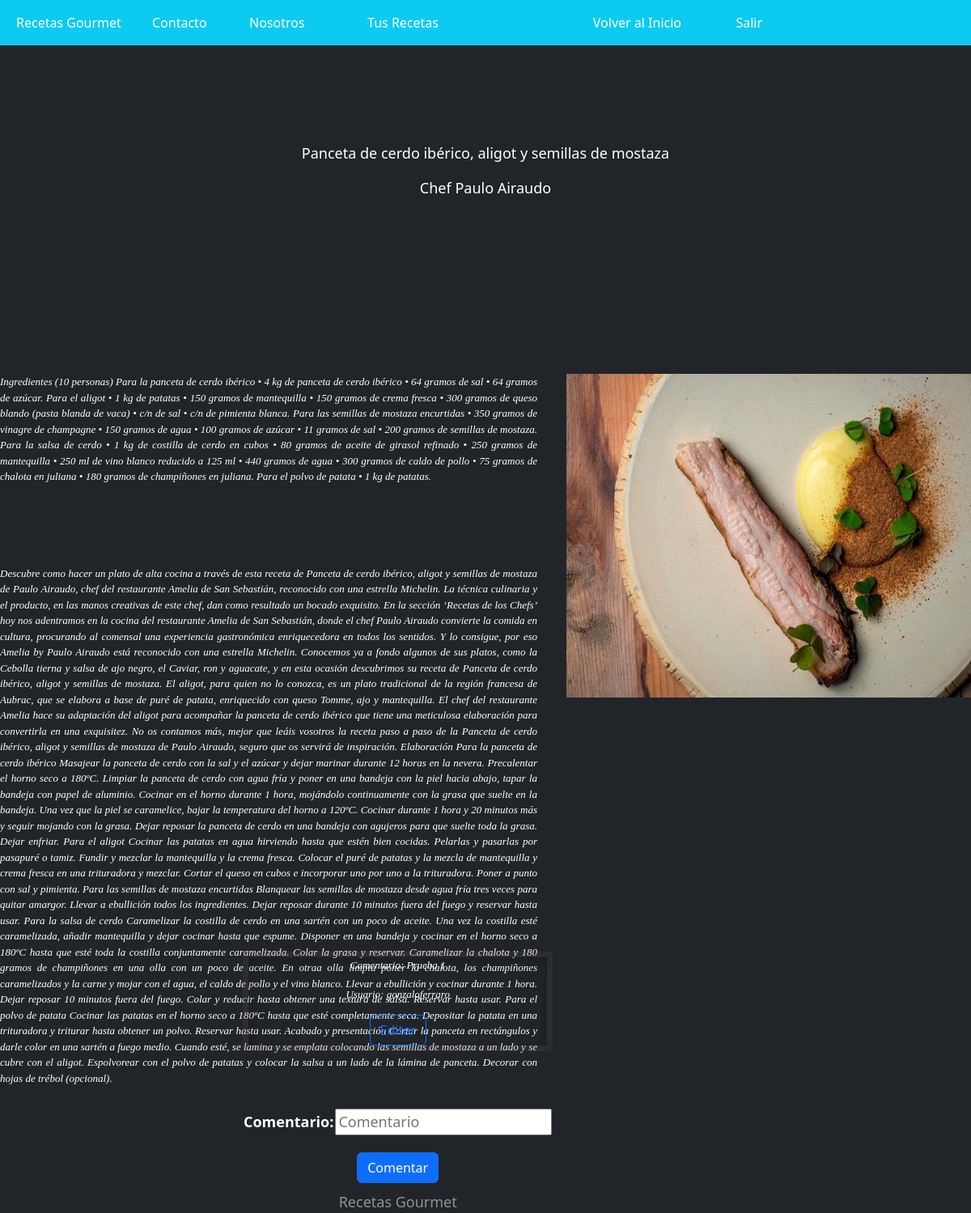
Screenshot of /Blog/panceta/ with the database file from the repository.
### Blog/models.py (models this page shows, shortened)
class Receta(models.Model):
    imagen = models.ImageField(upload_to= "recetas", null= True, blank = True)
    nombre = models.CharField(max_length=80)
    ingrediente = models.CharField(max_length=5000, null=True, blank = True)
    texto = models.CharField(max_length=5000)
    email = models.EmailField()
    autor = models.CharField(max_length=30)

class Comentario(models.Model):
    Comentario = models.CharField(max_length=500)
    us = models.CharField(max_length=500, null=True, blank=True)
    autor = models.CharField(max_length=500, null=True, blank=True)
    nivel = models.CharField(max_length=500, null=True, blank=True)

### Blog/views.py (the view)
# urls.py: path('panceta/', panceta),
def panceta(request):
    autor1 = "Paulo Airaudo"
    rec = Receta.objects.filter(autor=autor1)
    com=Comentario.objects.filter(autor=autor1)
    if request.method == "POST":
        formulario = form_comentario(request.POST)
        if formulario.is_valid():
            informacion = formulario.cleaned_data
            com = Comentario(Comentario = informacion["Comentario"],
            us= request.user, autor="Paulo Airaudo")
            com.save() #Guardo la data en la base de datos como en la función estudiantes.
            com=Comentario.objects.filter(autor=autor1)
            return render(request, "panceta.html",{"recetas":rec,"comentarios":com,"formulario":formulario})
        else:
            formulario = form_comentario()
            return render(request, "panceta.html",{"recetas":rec,"comentarios":com,"formulario":formulario})
    else:
        formulario = form_comentario()
        return render(request, "panceta.html",{"recetas":rec,"comentarios":com,"formulario":formulario})

### Blog/forms.py
class form_comentario(forms.Form):
    Comentario = forms.CharField(widget= forms.TextInput(attrs={'placeholder': 'Comentario'}))
    class Meta:
        model = User
        fields = ['Comentario']
        help_texts = {k:"" for k in fields}

### Blog/template/panceta.html (shortened to what this page needs)
{% extends "home.html"%}
    {% load static %}
{% block contenido %}
<body class="d-flex h-100 text-center text-bg-dark" >
    <div class="contenido1">
        <p class="nav-item" style="position: relative; font-size: large;">
            {% if recetas %}
                {% for r in recetas %}
                    <p>
                        {{r.nombre}}
                    </p>
                    <p>
                        Chef {{r.autor}}
                    </p>
                    <img src="{{r.imagen.url}}" style="float: right; margin: 0 0 1em 2em; position:relative; top:200px" height="400px" width= "500px" alt="" >
                    <div class = "contenido2" style="position:relative;top:200px;">
                        {{r.ingrediente}}
                    </div>
                    <div class = "contenido2" style="position:relative;top:300px;">
                        {{r.texto}}
                    </div>
                {%endfor%}
            {% endif %}
            <div  style="position: absolute; top:1000px;left:300px">
                {% if comentarios %}
                    {% for c in comentarios %}
                        <div class="list-group">
                            <div class="borde">
                                <p class="contenido22" style="position:relative">Comentario: {{c.Comentario}}</p>
                                <p class="contenido22" style="position:relative">Usuario: {{c.us}}</p>
                                <a  href="/Blog/editar_panceta/{{c.id}}" class= "btn btn-outline-primary" style="position: relative;">Editar</a>
                            </div>
                        </div>
                    {%endfor%}
                {%endif%}
                <div style="position:relative;">
                    <form style="position:relative; top:70px" method="POST">{% csrf_token %}
                        <table style="position:relative">
                            {{ formulario.as_table }}
                        </table>
                        <button class="btn btn-primary" style="position:relative; top:20px; text-decoration: none; color: white" type="submit">Comentar</button>
                    </form>
                </div>
                <footer class="mt-auto text-white-50" style="position:relative;top:100px">
                    <p>Recetas Gourmet </p>
                </footer>
            </div>
        </p>
    </div>
</body>
</html>
{% endblock %}

### Blog/static/css/myestilo.css (style rules this page uses)
.borde { border: solid rgba(97, 78, 78, 0.192); border-width: 7px ; box-shadow: inset 0 .5em 1.5em rgba(0, 0, 0, .1), inset 0 .125em .5em rgba(0, 0, 0, .15); }
.contenido1 { position: relative; top: 80px; font-size: 1.125rem; }
.contenido2 { position: relative; top: 80px; font-size: small; font-family: Georgia, 'Times New Roman', Times, serif; font-style: italic; color: white; text-align: justify; vertical-align: baseline; align-content: center; display: inherit; clear: left; }
.contenido22 { position: relative; font-size: small; font-family: Georgia, 'Times New Roman', Times, serif; font-style: italic; color: white; vertical-align: baseline; align-content: center; display: inherit; clear: left; }

### Blog/template/panceta.html (style rules this page uses)
body { background-image: url("https://static.vecteezy.com/system/resources/previews/003/858/165/large_2x/black-brick-wall-texture-dark-stone-surface-background-for-design-free-photo.jpg"); background-position: center 25%; background-size: cover; }

### rows the page displays
Receta: nombre "Panceta de cerdo ibérico, aligot y semillas de mostaza", autor "Paulo Airaudo", imagen (picture), ingrediente "Ingredientes (10 personas) Para la panceta de cerdo ibérico • 4 kg de panceta de cerdo ibérico • 64 gramos de sal • 64 gramos de azúcar. Para el aligot • 1 kg de patatas • 150 gramos de mantequilla • 150 gramos de crema fresca • 300 gramos de queso blando (pasta blanda de vaca) • c/n de sal • c/n de pimienta blanca. Para las semillas de mostaza encurtidas • 350 gramos de vinagre de champagne • 150 gramos de agua • 100 gramos de azúcar • 11 gramos de sal • 200 gramos de semillas de mostaza. Para la salsa de cerdo • 1 kg de costilla de cerdo en cubos • 80 gramos de aceite de girasol refinado • 250 gramos de mantequilla • 250 ml de vino blanco reducido a 125 ml • 440 gramos de agua • 300…", texto "Descubre como hacer un plato de alta cocina a través de esta receta de Panceta de cerdo ibérico, aligot y semillas de mostaza de Paulo Airaudo, chef del restaurante Amelia de San Sebastián, reconocido con una estrella Michelin. La técnica culinaria y el producto, en las manos creativas de este chef, dan como resultado un bocado exquisito. En la sección ‘Recetas de los Chefs’ hoy nos adentramos en la cocina del restaurante Amelia de San Sebastián, donde el chef Paulo Airaudo convierte la comida en cultura, procurando al comensal una experiencia gastronómica enriquecedora en todos los sentidos. Y lo consigue, por eso Amelia by Paulo Airaudo está reconocido con una estrella Michelin. Conocemos…"
Comentario: Comentario "Prueba 1", us "gonzaloferraro"
